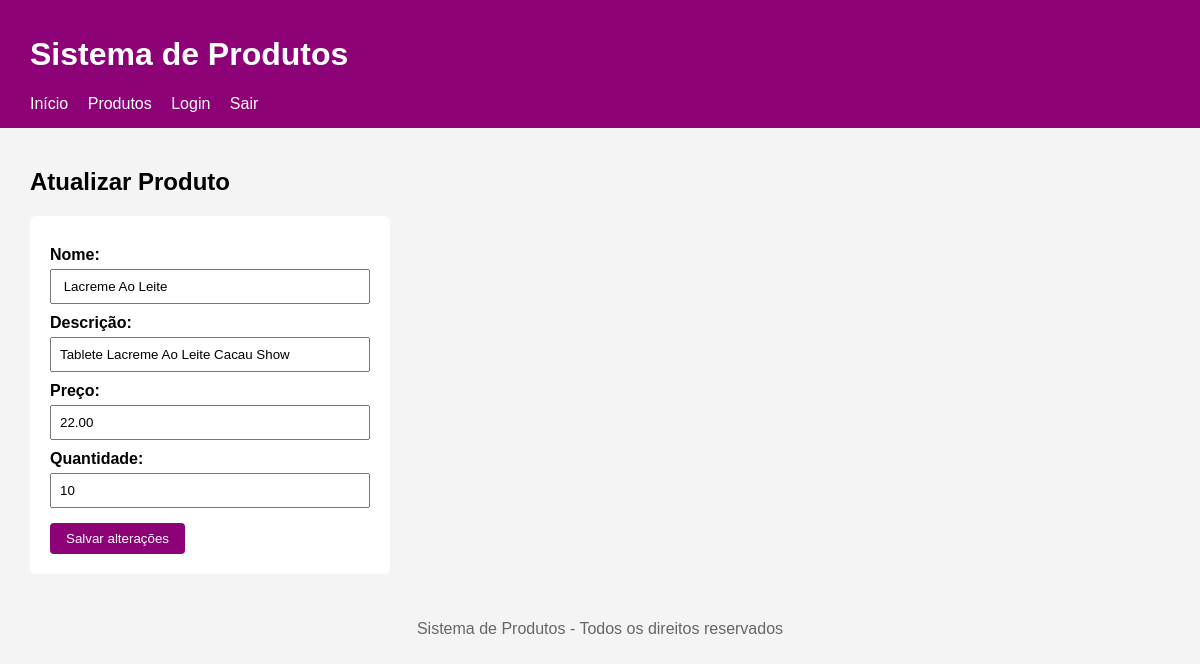
Before: /produtos/atualizar.php?id=4 (signed in) with the older database file.
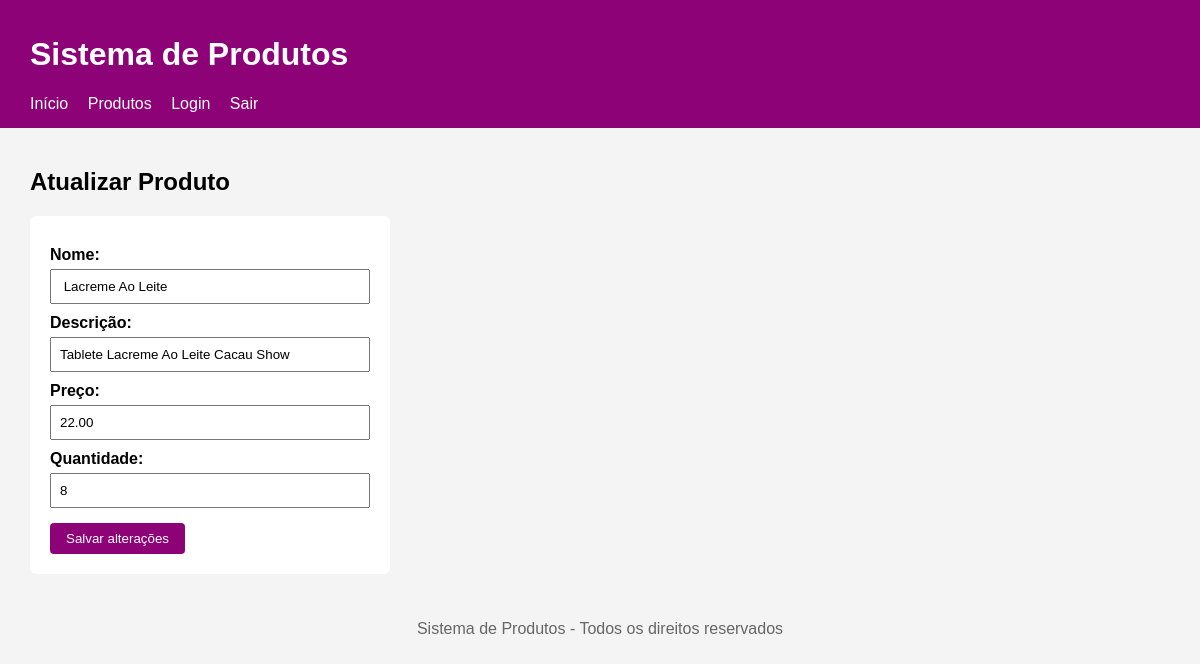
After: the same page with the newer database file.
### tables this page shows
CREATE TABLE `produtos` (
  `id` int(11) NOT NULL,
  `nome` varchar(100) NOT NULL,
  `descricao` varchar(255) NOT NULL,
  `preco` decimal(10,2) NOT NULL,
  `quantidade` int(11) NOT NULL
);

### produtos/atualizar.php (the view, shortened to what this page needs)
<?php
require __DIR__ . '/../conexao.php';
if ($_SERVER['REQUEST_METHOD'] == 'POST') {
    $id = $_POST['id'];
    $nome = $_POST['nome'];
    $descricao = $_POST['descricao'];
    $preco = $_POST['preco'];
    $quantidade = $_POST['quantidade'];
    $sql = "UPDATE produtos SET
            nome = '$nome',
            descricao = '$descricao',
            preco = '$preco',
            quantidade = '$quantidade'
            WHERE id = '$id'";
    mysqli_query($conexao, $sql);
    header('Location: listar.php');
    exit;
} else {
    $id = $_GET['id'];
    $sql = "SELECT * FROM produtos WHERE id = '$id'";
    $resultado = mysqli_query($conexao, $sql);
    $produto = mysqli_fetch_assoc($resultado);
}
?>
<?php require __DIR__ . '/../cabecalho.php'; ?>
<main>
    <h2>Atualizar Produto</h2>
    <form action="atualizar.php" method="POST">
        <label>Nome:</label>
        <input type="text" name="nome" value="<?php echo $produto['nome']; ?>"><br>
        <label>Descrição:</label>
        <input type="text" name="descricao" value="<?php echo $produto['descricao']; ?>"><br>
        <label>Preço:</label>
        <input type="text" name="preco" value="<?php echo $produto['preco']; ?>"><br>
        <label>Quantidade:</label>
        <input type="text" name="quantidade" value="<?php echo $produto['quantidade']; ?>"><br>
        <button type="submit">Salvar alterações</button>
    </form>
</main>
<?php require __DIR__ . '/../rodape.php'; ?>

Changed rows visible on the page:
changed produtos "Lacreme Ao Leite": quantidade "10" → "8"
